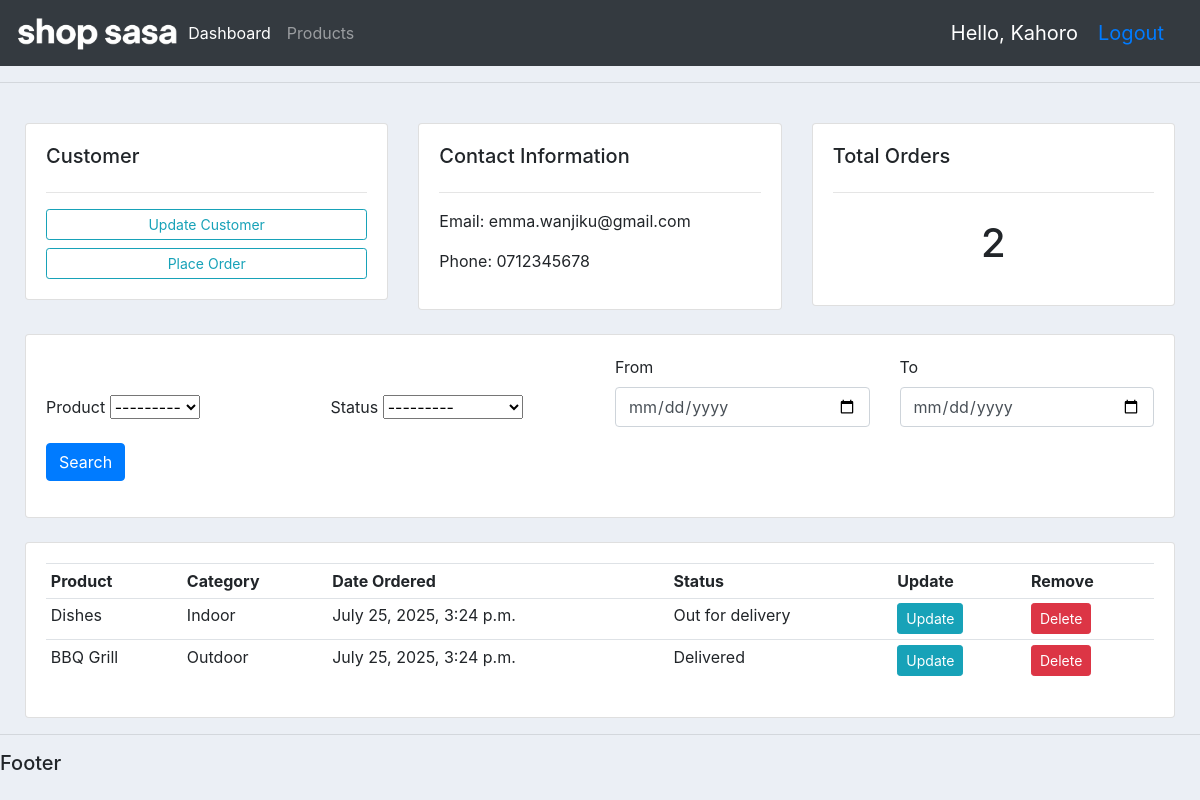
The app's page /customer/1/ (signed in) with its own data.
### accounts/models.py (models this page shows, shortened)
class Customer(models.Model):
    user = models.OneToOneField(User, null=True ,on_delete=models.CASCADE)
    name = models.CharField(max_length=100, null=True)
    email = models.EmailField(max_length=100, null=True)
    profile_pic = models.ImageField(null=True, default='default.png', blank=True)
    phone = models.CharField(max_length=10, null=True)
    date_created = models.DateTimeField(auto_now_add=True, null=True)

class Order(models.Model):
    STATUS = (
        ('Pending', 'Pending'),
        ('Out for delivery', 'Out for delivery'),
        ('Delivered', 'Delivered'),
        ('Cancelled', 'Cancelled'),
    )
    customer = models.ForeignKey(Customer, null=True, on_delete=models.SET_NULL)
    product = models.ForeignKey(Product, null=True, on_delete=models.SET_NULL)
    date_created = models.DateTimeField(auto_now_add=True, null=True)
    status = models.CharField(max_length=100, null=True, choices=STATUS)

class Product(models.Model):
    CATEGORY = (
        ('Indoor', 'Indoor'),
        ('Outdoor', 'Outdoor'),
    )
    name = models.CharField(max_length=100, null=True)
    price = models.FloatField(null=True)
    category = models.CharField(max_length=100, null=True, choices=CATEGORY)
    description = models.CharField(max_length=100, null=True, blank=True)
    date_created = models.DateTimeField(auto_now_add=True, null=True)
    tags = models.ManyToManyField(Tag)
    def __str__(self):
        return self.name

### accounts/decorators.py (the view)
        def wrapper_func(request, *args, **kwargs):
            group = None
            if request.user.groups.exists():
                group = request.user.groups.all()[0].name
            if group in allowed_roles:
                return view_func(request, *args, **kwargs)
            else:
                return HttpResponse('You are not authorized to view this page!', status=401)

### accounts/views.py (called while the page is built)
@login_required(login_url='login')
@allowed_users(allowed_roles=['admin'])
def customers(request, pk_customer):
    customer = Customer.objects.get(id =pk_customer)
    orders = customer.order_set.all()
    orders_count = orders.count()
    orderFilter = OrderFilter(request.GET, queryset=orders)
    orders = orderFilter.qs
    context = {'customer': customer, 'orders': orders, 'orders_count': orders_count, 'orderFilter': orderFilter}
    return render(request, 'accounts/customers.html', context)

### accounts/templates/accounts/customers.html (shortened to what this page needs)
{% extends 'accounts/base.html' %}
{% block content %}
    <br>
    <div class="row" style="margin-left: 10px;margin-right: 10px">
        <div class="col-md">
            <div class="card card-body">
                <h5>Customer</h5>
                <hr>
                <a class="btn btn-outline-info btn-sm btn-block" href="">Update Customer</a>
                <a class="btn btn-outline-info btn-sm btn-block" href="{% url 'create_order' customer.id %}">Place Order</a>
            </div>
        </div>
        <div class="col-md">
            <div class="card card-body">
                <h5>Contact Information</h5>
                <hr>
                <p>Email: {{ customer.email }}</p>
                <p>Phone: {{ customer.phone }}</p>
            </div>
        </div>
        <div class="col-md">
            <div class="card card-body">
                <h5>Total Orders</h5>
                <hr>
                <h1 style="text-align: center;padding: 10px">{{orders_count}}</h1>
            </div>
        </div>
    </div>
    <br>
    <div class="row" style="margin-left: 10px;margin-right: 10px">
        <div class="col">
            <div class="card card-body">
                <form action="" method="get" class="row g-2 align-items-end mb-3">
                    {% for field in orderFilter.form %}
                        <div class="col-md-3">
                            <div class="form-group">
                                <label class="form-label">{{ field.label }}</label>
                                {{ field }}
                            </div>
                        </div>
                    {% endfor %}
                    <div class="col-md-auto">
                        <button class="btn btn-primary" type="submit">Search</button>
                    </div>
                </form>
            </div>
        </div>
    </div>
    <br>
    <div class="row" style="margin-left: 10px;margin-right: 10px">
        <div class="col-md">
            <div class="card card-body">
                <table class="table table-sm">
                    <tr>
                        <th>Product</th>
                        <th>Category</th>
                        <th>Date Ordered</th>
                        <th>Status</th>
                        <th>Update</th>
                        <th>Remove</th>
                    </tr>
                    {% for order in orders %}
                        <tr>
                            <td>{{ order.product }}</td>
                            <td>{{ order.product.category }}</td>
                            <td>{{ order.date_created }}</td>
                            <td>{{ order.status }}</td>
                            <td><a class="btn btn-sm btn-info" href="{% url 'update_order' order.id %}">Update</a></td>
                            <td><a class="btn btn-sm btn-danger" href="{% url 'delete_order' order.id %}">Delete</a></td>
                        </tr>
                    {% endfor %}
                </table>
            </div>
        </div>
    </div>
{% endblock %}

### accounts/templates/accounts/navbar.html (shortened to what this page needs)
{% load static %}
<nav class="navbar navbar-expand-lg navbar-dark bg-dark">
    <img src="{% static 'images/logo.png' %}" alt="" height="50">
  <div class="collapse navbar-collapse" id="navbarNav">
    <ul class="navbar-nav">
      {% if request.user.is_staff %}
        <li class="nav-item active">
          <a class="nav-link" href="{% url 'home' %}">Dashboard <span class="sr-only">(current)</span></a>
        </li>
        <li class="nav-item">
          <a class="nav-link" href="{% url 'products' %}">Products</a>
        </li>
      {% else %}
        <li class="nav-item">
          <a class="nav-link" href="{% url 'account' %}">Settings</a>
        </li>
      {% endif %}
    </ul>
  </div>
  <span class="hello-msg">Hello, {{ request.user }}</span>
  <span class="hello-msg"><a href="{% url 'logout' %}">Logout</a></span>
</nav>

### static/css/main.css (style rules this page uses)
body { background-color: #ebeff5; }

### accounts/templates/accounts/navbar.html (style rules this page uses)
.hello-msg { font-size: 20px; margin-right: 20px; color: #ffffff; }

### records on screen
Customer: email "emma.wanjiku@gmail.com", phone "0712345678"
Order: product "Dishes", product.category "Indoor", date_created "July 25, 2025, 3:24 p.m.", status "Out for delivery"
Order: product "BBQ Grill", product.category "Outdoor", date_created "July 25, 2025, 3:24 p.m.", status "Delivered"

### other values on screen
{{ request.user }} "Kahoro"
{{ orders_count }} "2"
{{ field.label }} "Product" "Status" "From" "To"
